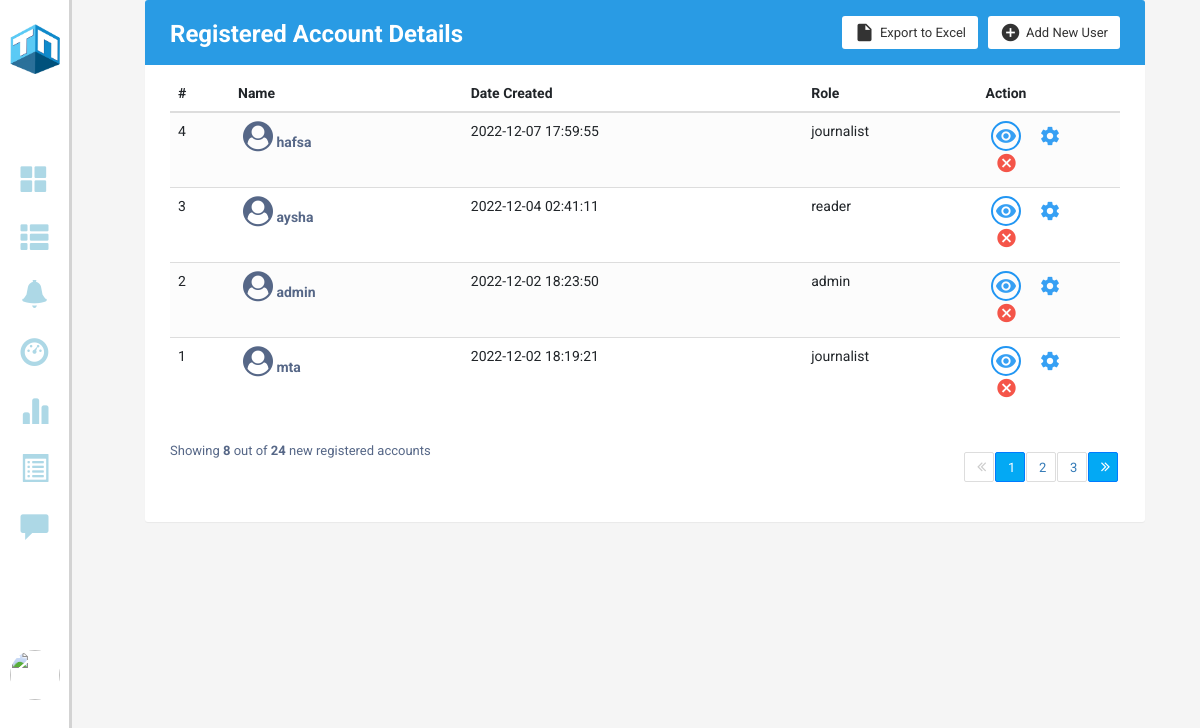
Page /Accountdetails (signed in) on the earlier database version.
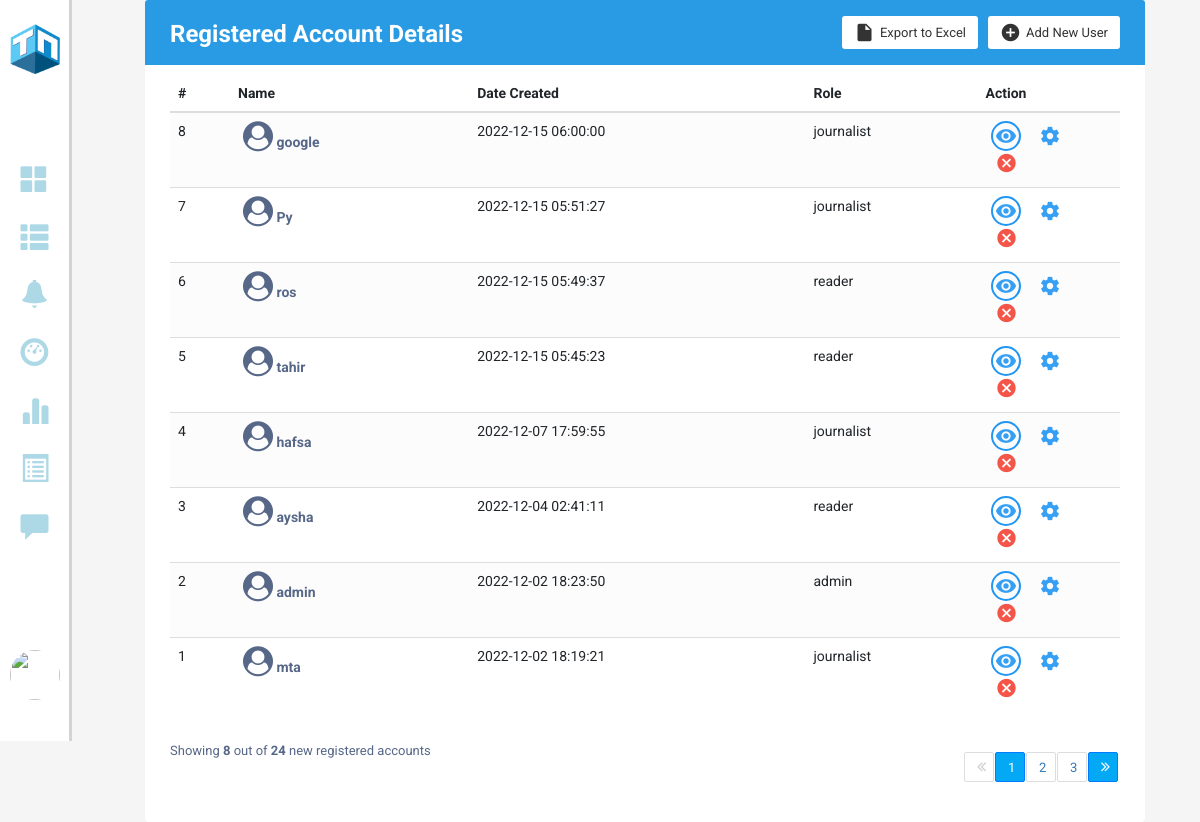
Same page on the later database version.
### models.py (models this page shows)
class Users(db.Model, UserMixin):
    id = db.Column(db.Integer,  primary_key = True, nullable = False)
    email = Column(String, nullable=False, unique = True)
    username = Column(String, nullable=False)
    role = Column(String, nullable=False)
    password = Column(String, nullable=False)
    profile_pic = Column(BLOB, nullable=False)
    mimetype = Column(String, nullable=False)
    status = Column(Boolean, nullable=False)
    created_at = Column(DateTime, server_default = func.now(), nullable=False)
    updated_at = Column(DateTime, server_default = func.now(), server_onupdate = func.now(), nullable=False)
    poster = db.relationship('Posts', backref=backref('poster'), cascade = 'all, delete')
    reporter = db.relationship('Reports', backref=backref('reporter'), cascade = 'all, delete')
    bookmarker = db.relationship('Bookmarks', backref=backref('bookmarker'), cascade = 'all, delete')
    notifier = db.relationship('Notifications', backref=backref('notifier'), cascade = 'all, delete')

### app.py (the view)
@app.route("/Accountdetails")
@login_required
def Account_details():
    signup = SignUpForm()
    signin = LoginForm()
    users = Users.query.order_by(Users.id.desc()).all()
    return render_template("AccountDetails.html", users = users, signup = signup, signin = signin)

### app.py (called while the page is built)
@login_manager.user_loader
def load_user(user_id):
    return Users.query.get(int(user_id))

### templates/AccountDetails.html (shortened to what the changed rows need)
<!DOCTYPE html>
<html lang="en">
<head>
    <link rel="stylesheet" type="text/css" href="/static/style.css">
    <link rel="stylesheet" href="https://stackpath.bootstrapcdn.com/bootstrap/4.5.0/css/bootstrap.min.css">
    <link rel="stylesheet" href="https://maxcdn.bootstrapcdn.com/font-awesome/4.7.0/css/font-awesome.min.css">
    <link rel="stylesheet" href="https://maxcdn.bootstrapcdn.com/bootstrap/3.3.6/css/bootstrap.min.css">
    <link rel="stylesheet" href="https://cdnjs.cloudflare.com/ajax/libs/font-awesome/4.7.0/css/font-awesome.min.css">
    <link rel="stylesheet" href="https://maxcdn.bootstrapcdn.com/bootstrap/3.3.7/css/bootstrap.min.css"
>
</head>
<body>
    <section class="GContent" style="background-color: #f2f3f4">
        <div class="G1" style="width: 94%;">
            <div class="Gformat" style="width: 100%;">
                <div class="container-xl">
                    <div class="">
                        <div class="table-wrapper">
                            <div class="table-title">
                                <div class="row">
                                    <div class="col-sm-5">
                                        <h2 style="color: white">Registered Account <b>Details</b></h2>
                                    </div>
                                </div>
                            </div>
                            <table class="table table-striped table-hover">
                                <thead>
                                    <tr>
                                        <th>#</th>
                                        <th>Name</th>
                                        <th>Date Created</th>
                                        <th>Role</th>
                                        <th style="width: 15%;">Action</th>
                                    </tr>
                                </thead>
                                <tbody>
                                    {% for user in users %}
                                    <tr>
                                        <td>{{user.id}}</td>
                                        <td><a href="#"><i class="fa fa-user-circle" aria-hidden="true"
                                                    style="font-size: 30px;"></i> {{user.username}}</a></td>
                                        <td>{{user.created_at}}</td>
                                        <td>{{user.role}}</td>
                                        <td>
                                            <a href="#" class="view" title="View Account" data-toggle="tooltip"><i
                                                    class="material-icons">&#xE417;</i></a>
                                            <a href="#" class="settings" title="Settings" data-toggle="tooltip"><i
                                                    class="material-icons">&#xE8B8;</i></a>
                                            <a href="{{ url_for('delete_account', user_id = user.id) }}" class="delete" title="Delete Account" data-toggle="tooltip"><i
                                                    class="material-icons">&#xE5C9;</i></a>
                                        </td>
                                    </tr>
                                    {% endfor %}
                                </tbody>
                            </table>
                        </div>
                    </div>
                </div>
            </div>
        </div>
    </section>
</body>
</html>

Differences in the rows shown:
added Users: id "8", username "google", created_at "2022-12-15 06:00:00", role "journalist"
added Users: id "7", username "Py", created_at "2022-12-15 05:51:27", role "journalist"
added Users: id "6", username "ros", created_at "2022-12-15 05:49:37", role "reader"
added Users: id "5", username "tahir", created_at "2022-12-15 05:45:23", role "reader"
